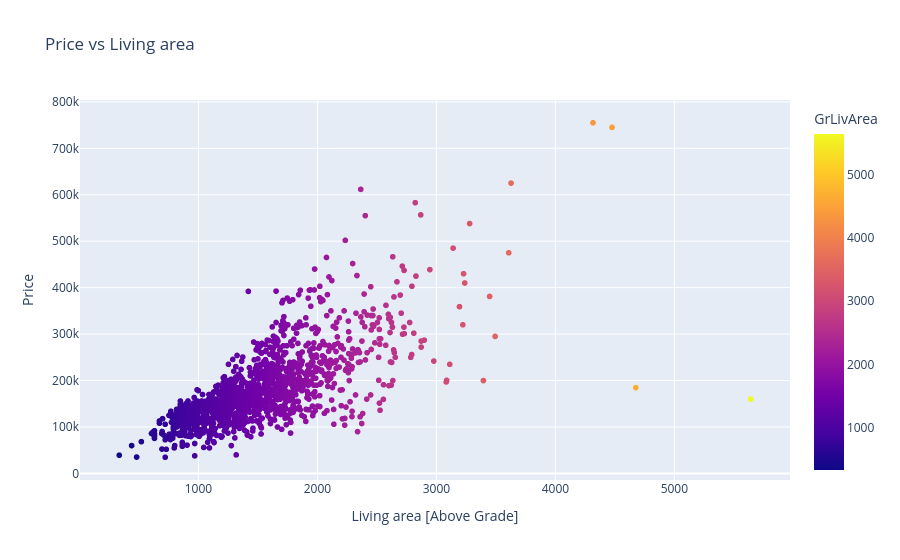

The notebook cell saved with this chart:
### Code cell
fig = px.scatter(data_frame=df, x="GrLivArea", y="SalePrice", 
                 color="GrLivArea",
                 title="Price vs Living area")
fig.update_layout(xaxis_title="Living area [Above Grade]", yaxis_title = "Price")
fig.show()
plt.savefig("../reports/figures/area_vs_price.png", dpi=150)

### Figure 1 — Plotly figure (JSON) as saved in the notebook; plotly's stock layout.template omitted (floating-point values rounded to 4 significant figures; data arrays with more than 128 entries replaced by an {"elided": "..."} marker saying what was removed)
{"data": [{"hovertemplate": "GrLivArea=%{marker.color}<br>SalePrice=%{y}<extra></extra>", "legendgroup": "", "marker": {"color": {"elided": "1460 int values"}, "coloraxis": "coloraxis", "symbol": "circle"}, "mode": "markers", "name": "", "showlegend": false, "type": "scattergl", "x": {"elided": "1460 int values"}, "xaxis": "x", "y": {"elided": "1460 int values"}, "yaxis": "y"}], "layout": {"coloraxis": {"colorbar": {"title": {"text": "GrLivArea"}}, "colorscale": [[0, "#0d0887"], [0.1111, "#46039f"], [0.2222, "#7201a8"], [0.3333, "#9c179e"], [0.4444, "#bd3786"], [0.5556, "#d8576b"], [0.6667, "#ed7953"], [0.7778, "#fb9f3a"], [0.8889, "#fdca26"], [1, "#f0f921"]]}, "legend": {"tracegroupgap": 0}, "title": {"text": "Price vs Living area"}, "xaxis": {"anchor": "y", "domain": [0, 1], "title": {"text": "Living area [Above Grade]"}}, "yaxis": {"anchor": "x", "domain": [0, 1], "title": {"text": "Price"}}}}
